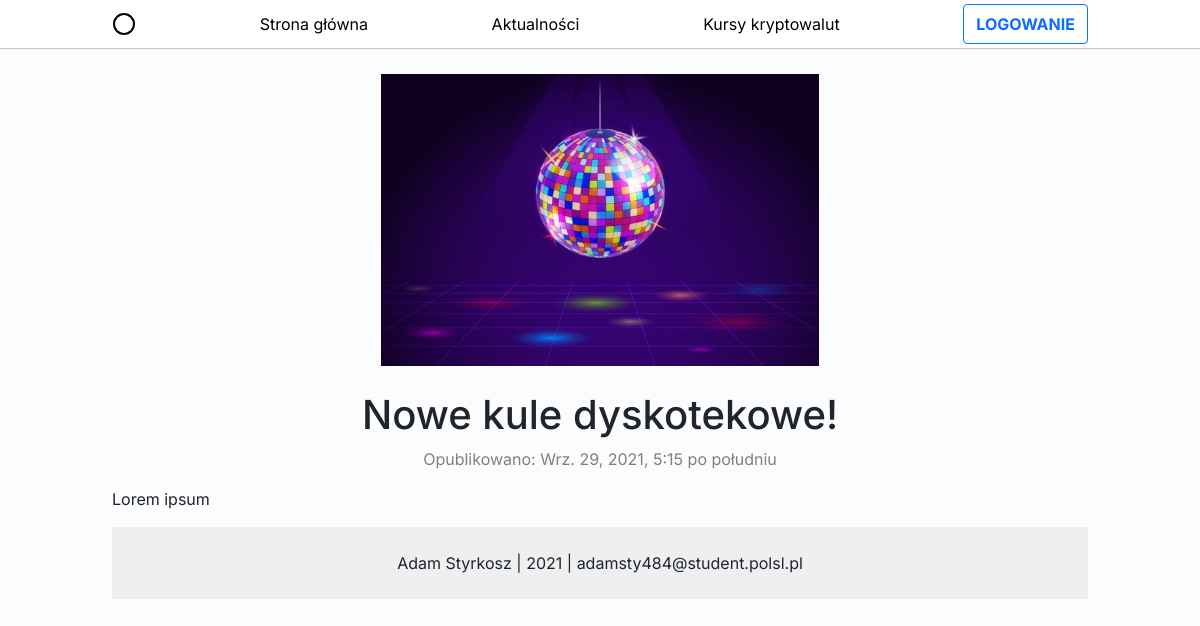
Page /aktualnosci/9 on the earlier database version.
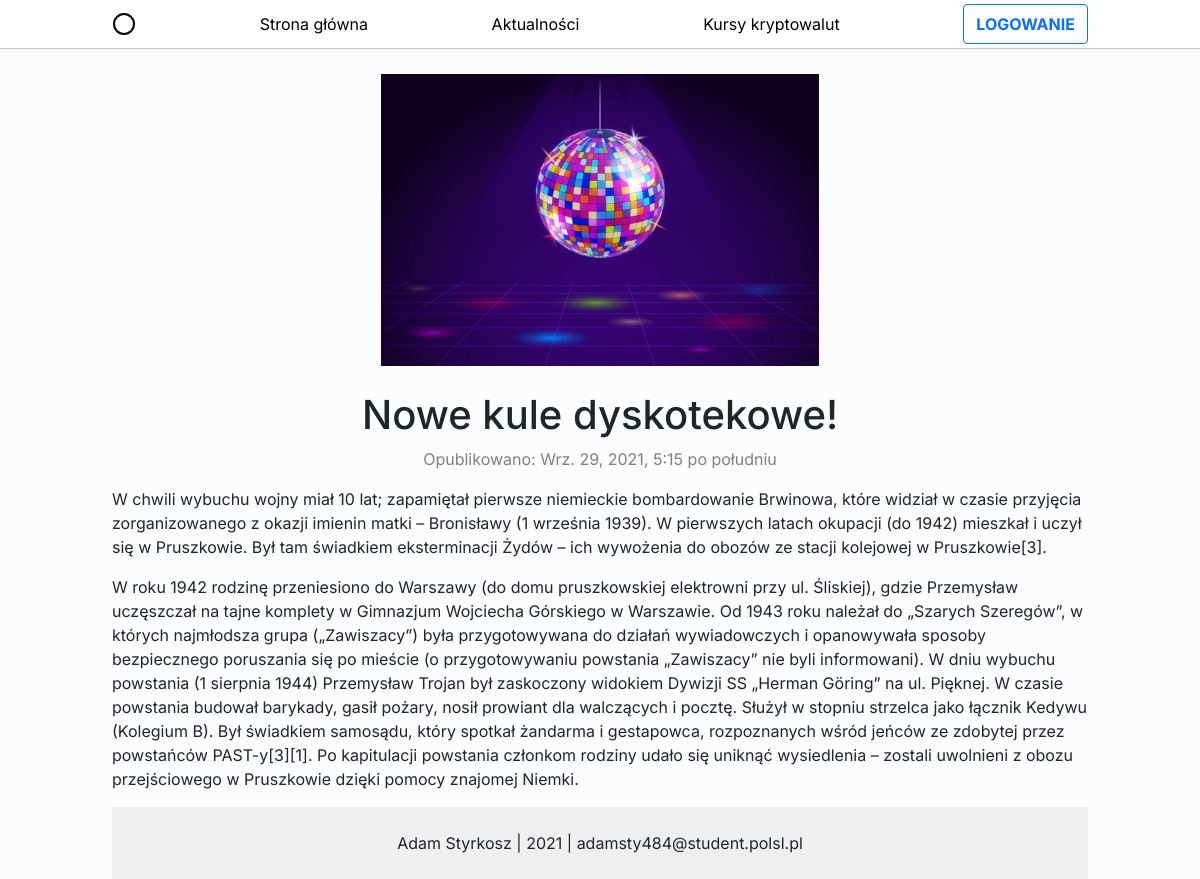
Same page on the later database version.
### Krypta/models.py (models this page shows, shortened)
class Wpis(models.Model):
    id = models.AutoField(primary_key = True)
    tytul = models.CharField(max_length=50)
    zawartosc = models.TextField(max_length=5000)
    opis = models.TextField(max_length=250)
    obraz = models.ImageField(upload_to=filepath)
    data_utworzenia = models.DateTimeField()

### Krypta/views.py (the view)
# urls.py: path('aktualnosci/<int:pk>',views.WpisDetail.as_view(),name='wpis'),
class WpisDetail(DetailView):
    model = Wpis

### Krypta/templates/Krypta/wpis_detail.html (shortened to what this page needs)
{% extends "Krypta/base.html" %}
{%load static%}
{%block content%}
<div class="text-center">
        <img src="{{object.obraz.url}}" alt="Obraz z wpisu" style="width: 50%; padding: 25px;">
        <h1>{{object.tytul}}</h1>
        <p style="color: gray;">Opublikowano: {{object.data_utworzenia}}</p>
        <div style="text-align: left">{{object.zawartosc|safe|linebreaks}}</div>
</div>
{%endblock%}

Differences in the rows shown:
changed Wpis "Nowe kule dyskotekowe!": zawartosc "Lorem ipsum" → "W chwili wybuchu wojny miał 10 lat; zapamiętał pierwsze niemieckie bombardowanie Brwinowa, które widział w czasie przyjęcia zorganizowanego z okazji imienin matki – Bronisławy (1 września 1939). W pierwszych latach okupacji (do 1942) mieszkał i uczył się w Pruszkowie. Był tam świadkiem eksterminacji Żydów – ich wywożenia do obozów ze stacji kolejowej w Pruszkowie[3]. W roku 1942 rodzinę przeniesiono do Warszawy (do domu pruszkowskiej elektrowni przy ul. Śliskiej), gdzie Przemysław uczęszczał na tajne komplety w Gimnazjum Wojciecha Górskiego w Warszawie. Od 1943 roku należał do „Szarych Szeregów”, w których najmłodsza grupa („Zawiszacy”) była przygotowywana do działań wywiadowczych i…"
